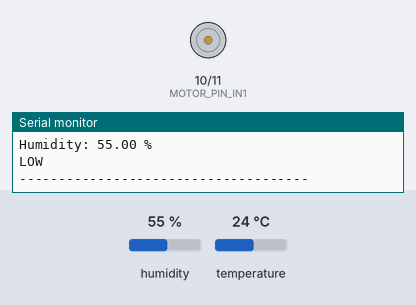
A sketch run on a simulated Arduino Uno, built with avr-gcc and run on an emulated ATmega328P. Parts: motor-driver pin pairs drawn as motors (green arrow = first pin HIGH = forward, orange = second pin HIGH = backward, longer = more drive, scaled by the enable pin), the last lines printed to the serial monitor. The inputs (shaded band) are chosen by the test bench; at power-on: temperature 24 °C, humidity 55 %.

Above: at 4.8 s.
4.9 s: temperature set to 26 °C
7.9 s: temperature set to 29 °C
At 9.4 s:
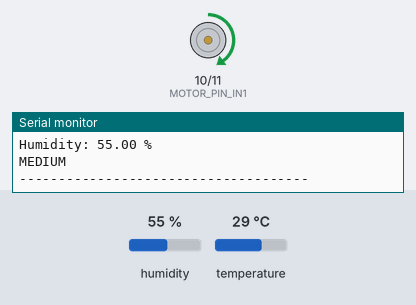
10.9 s: temperature set to 33 °C
At 13.5 s:
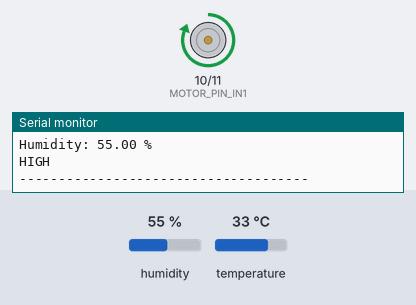
13.9 s: humidity set to 51 %
16.9 s: humidity set to 47 %
At 19.6 s:
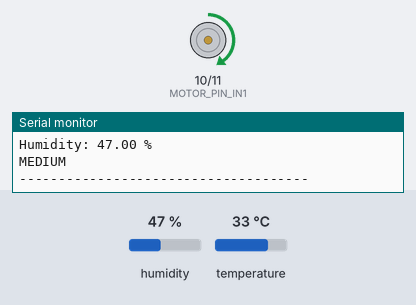
19.9 s: humidity set to 68 %
At 21.9 s:
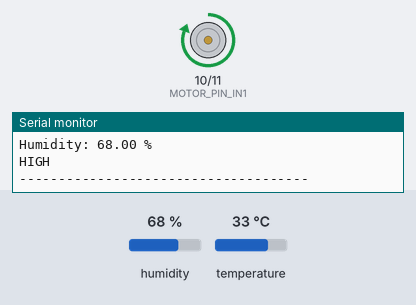
Timing chart, 0 to 23.4 s (numbered marks = the images above; inputs shaded):
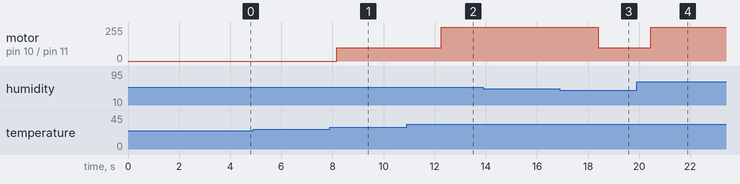

Measured:
- the behaviour switches between 27 and 28 °C on temperature (found by bisection; images 0 and 1)
- the behaviour switches between 31 and 32 °C on temperature (found by bisection; images 1 and 2)
- the behaviour switches between 50 and 49 % on humidity (found by bisection; images 2 and 3)
- after the input at 7.9 s, motor on pin 10 (MOTOR_PIN_IN1) / pin 11 (MOTOR_PIN_IN2): stopped → forward 100/255 after 0.26 s
- after the input at 10.9 s, motor on pin 10 (MOTOR_PIN_IN1) / pin 11 (MOTOR_PIN_IN2): forward 100/255 → forward 255/255 after 1.4 s
- after the input at 16.9 s, motor on pin 10 (MOTOR_PIN_IN1) / pin 11 (MOTOR_PIN_IN2): forward 255/255 → forward 100/255 after 1.5 s
- after the input at 19.9 s, motor on pin 10 (MOTOR_PIN_IN1) / pin 11 (MOTOR_PIN_IN2): forward 100/255 → forward 255/255 after 0.55 s

The sketch:

temp_and_humidity_based_fan.ino
```cpp
#include <Adafruit_Sensor.h>
#include <DHT.h>
#include <DHT_U.h>
#include <Wire.h>

#define DHTPIN 7
#define DHTTYPE DHT11

#define MOTOR_PIN_ENA 9
#define MOTOR_PIN_IN1 10
#define MOTOR_PIN_IN2 11

#define TEMPERATURE_THRESHOLD 28
#define TEMPERATURE_THRESHOLD1 32

#define HUMIDITY_THRESHOLD 50.0

DHT dht(DHTPIN, DHTTYPE);


void setup() {
  Serial.begin(9600);
  dht.begin();
  pinMode(MOTOR_PIN_ENA, OUTPUT);
  pinMode(MOTOR_PIN_IN1, OUTPUT);
  pinMode(MOTOR_PIN_IN2, OUTPUT);
  Wire.begin();
}

void loop() {
  delay(2000);
  float temperature = dht.readTemperature();
  float humidity = dht.readHumidity();
  if (isnan(temperature)) {
    Serial.println("Failed to read temperature from DHT sensor!");
    return;
  }
  if (isnan(humidity)) {
    Serial.println("Failed to read humidity from DHT sensor!");
    return;
  }

  Serial.print("Temperature: ");
  Serial.print(temperature);
  Serial.println(" °C");
  Serial.print("Humidity: ");
  Serial.print(humidity);
  Serial.println(" %");

  if (temperature >= TEMPERATURE_THRESHOLD1 && humidity >= HUMIDITY_THRESHOLD) {
    digitalWrite(MOTOR_PIN_IN1, HIGH);
    digitalWrite(MOTOR_PIN_IN2, LOW);
    analogWrite(MOTOR_PIN_ENA, 255);
    Serial.println("HIGH");
  }
  else if (temperature >= TEMPERATURE_THRESHOLD) {
    digitalWrite(MOTOR_PIN_IN1, HIGH);
    digitalWrite(MOTOR_PIN_IN2, LOW);
    analogWrite(MOTOR_PIN_ENA, 100);
    Serial.println("MEDIUM");
  }
  else {
    digitalWrite(MOTOR_PIN_IN1, HIGH);
    digitalWrite(MOTOR_PIN_IN2, LOW);
    analogWrite(MOTOR_PIN_ENA, 0);
    Serial.println("LOW");
  }

  Serial.println("-------------------------------------");
}
```
